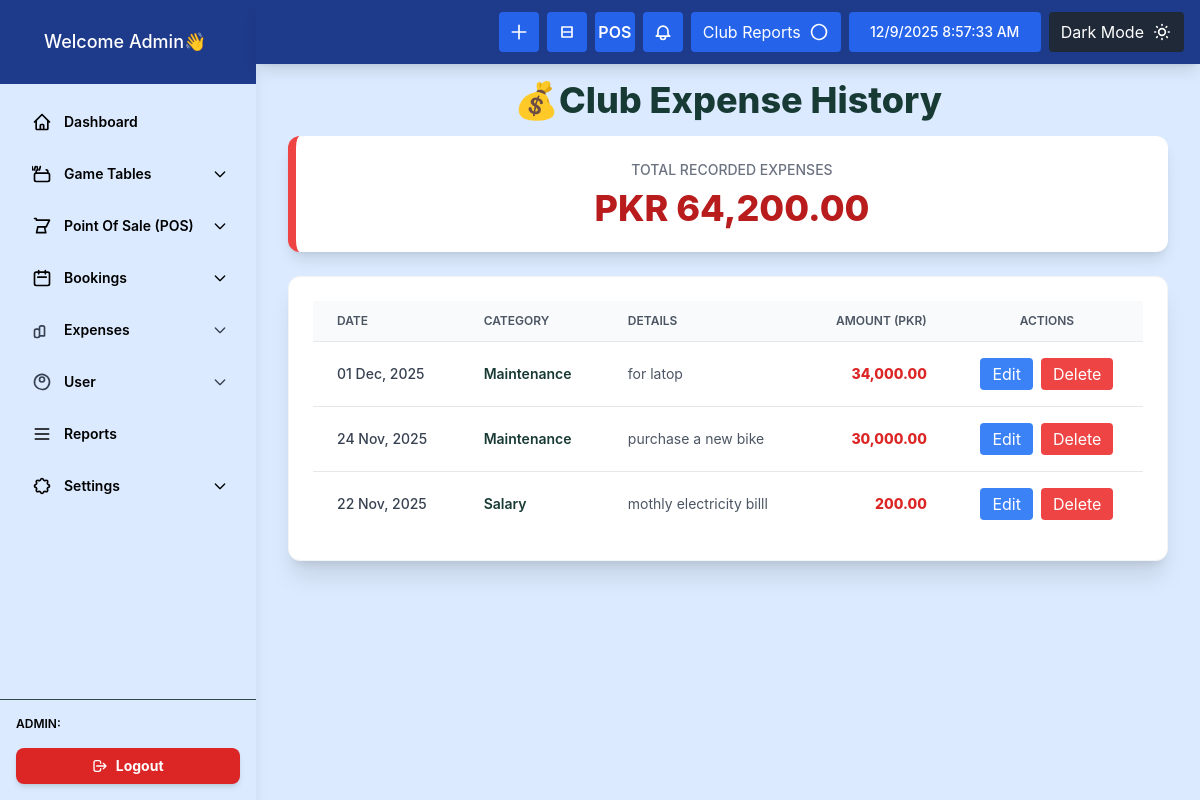
The page /list_expanse.php on the database its author committed.
### tables this page shows
CREATE TABLE `expanses` (
  `expanses_id` int(11) NOT NULL,
  `expanses_date` date NOT NULL,
  `category_id` int(11) NOT NULL,
  `details` varchar(255) DEFAULT NULL,
  `amount` decimal(10,2) NOT NULL,
  `created_at` timestamp NOT NULL DEFAULT current_timestamp()
);

CREATE TABLE `expanses_categories` (
  `category_id` int(11) NOT NULL,
  `category_name` varchar(100) NOT NULL
);

### list_expanse.php (the view, shortened to what this page needs)
<?php
include 'db.php';
$expanses_query = $conn->query("
    SELECT e.expanses_id, e.expanses_date, e.details, e.amount, ec.category_name
    FROM expanses e
    JOIN expanses_categories ec ON e.category_id = ec.category_id
    ORDER BY e.expanses_date DESC, e.expanses_id DESC
");
$all_expanses = $expanses_query ? $expanses_query->fetch_all(MYSQLI_ASSOC) : [];
$total_expenses_result = $conn->query("SELECT SUM(amount) AS total FROM expanses");
$total_expenses = $total_expenses_result ? $total_expenses_result->fetch_assoc()['total'] : 0;
?>
<!DOCTYPE html>
<html lang="en">
<head>
    <script src="https://cdn.tailwindcss.com"></script>
</head>
<body class="bg-blue-100 font-sans">
  <div class="flex min-h-screen">
    <?php include 'layout/sidebar.php'; ?>
    <main class="flex-1 ml-0 lg:ml-64 pt-20 p-8 main-content">
      <?php include "layout/header.php"; ?>
        <h1 class="text-4xl font-extrabold mb-4 text-snooker-green text-center">💰Club Expense History</h1>
        <div class="bg-white p-6 rounded-xl shadow-lg mb-6 border-l-8 border-red-500">
            <p class="text-sm text-gray-500 font-medium uppercase text-center">Total Recorded Expenses</p>
            <p class="text-4xl font-extrabold text-red-700 mt-2 text-center">PKR <?php echo number_format($total_expenses, 2); ?></p>
        </div>
        <div class="bg-white shadow-xl p-6 rounded-xl border border-gray-100">
            <table class="min-w-full divide-y divide-gray-200">
                <thead class="bg-gray-50">
                    <tr>
                        <th class="px-6 py-3 text-left text-xs font-semibold text-gray-600 uppercase">Date</th>
                        <th class="px-6 py-3 text-left text-xs font-semibold text-gray-600 uppercase">Category</th>
                        <th class="px-6 py-3 text-left text-xs font-semibold text-gray-600 uppercase">Details</th>
                        <th class="px-6 py-3 text-right text-xs font-semibold text-gray-600 uppercase">Amount (PKR)</th>
                        <th class="px-6 py-3 text-center text-xs font-semibold text-gray-600 uppercase">Actions</th>
                    </tr>
                </thead>
                <tbody class="bg-white divide-y divide-gray-200">
                <?php if(!empty($all_expanses)): ?>
                    <?php foreach($all_expanses as $expense): ?>
                        <tr class="hover:bg-gray-50 transition">
                            <td class="px-6 py-4 text-sm font-medium text-gray-700">
                                <?= date('d M, Y', strtotime($expense['expanses_date'])); ?>
                            </td>
                            <td class="px-6 py-4 text-sm font-semibold text-snooker-green">
                                <?= htmlspecialchars($expense['category_name']); ?>
                            </td>
                            <td class="px-6 py-4 text-sm text-gray-600">
                                <?= htmlspecialchars($expense['details'] ?: '-'); ?>
                            </td>
                            <td class="px-6 py-4 text-sm text-right font-extrabold text-red-600">
                                <?= number_format($expense['amount'], 2); ?>
                            </td>
                            <td class="px-6 py-4 text-center flex justify-center gap-2">
                                <button onclick="openModal(<?= $expense['expanses_id']; ?>)"
                                    class="px-3 py-1 bg-blue-500 text-white rounded hover:bg-blue-600 transition">
                                    Edit
                                </button>
                            <button onclick="deleteExpense(<?= $expense['expanses_id']; ?>)"
    class="px-3 py-1 bg-red-500 text-white rounded hover:bg-red-600 transition">
    Delete
</button>
                            </td>
                        </tr>
                    <?php endforeach; ?>
                <?php else: ?>
                    <tr><td colspan="5" class="px-6 py-4 text-center text-gray-500 italic">No expenses recorded yet.</td></tr>
                <?php endif; ?>
                </tbody>
            </table>
        </div>
    </main>
</div>
</body>
</html>

### layout/sidebar.php (shortened to what this page needs)
<aside id="sidebar"
 class="fixed top-0 left-0 w-64 h-screen bg-blue-100 text-black shadow-lg z-40
      flex flex-col transform -translate-x-full transition-transform duration-300 lg:translate-x-0">
    <div class="p-4 bg-blue-900">
        <h1 class="nav-link block px-4 py-3 rounded-lg text-lg font-medium
                        text-white  bg-none ">
            <i class="fas fa-home mr-3"></i> Welcome Admin👋 </h1>
    </div>
    <nav class="flex-grow overflow-y-auto p-4 space-y-2">
        <a href="./admin.php" class="sidebar-link  active text-black flex items-center
          p-3 text-sm font-semibold border-l-4 border-transparent hover:bg-blue-200">
            <svg class="w-5 h-5 mr-3" fill="none" stroke="currentColor" viewBox="0 0 24 24">
                <path stroke-linecap="round" stroke-linejoin="round" stroke-width="2"
                    d="M3 12l2-2m0 0l7-7 7 7M5 10v10a1 1 0 001 1h3m10-11l2 2m-2-2v10a1 1 0 01-1 1h-3m-6 0a1 1 0 001-1v-4a1 1 0 011-1h2a1 1 0 011 1v4a1 1 0 001 1m-6 0h6">
                </path>
            </svg>
            Dashboard
        </a>
        <div class="w-full">
            <button onclick="toggleDropdown('tablesMenu', 'tablesArrow')"
                class="w-full flex items-center text-black p-3 text-sm font-semibold border-l-4 border-transparent hover:bg-blue-200 transition">
                <svg class="w-5 h-5 mr-3" fill="none" stroke="currentColor" viewBox="0 0 24 24">
                    <path stroke-linecap="round" stroke-linejoin="round" stroke-width="2"
                        d="M19 11H5m14 0a2 2 0 012 2v6a2 2 0 01-2 2H5a2 2 0 01-2-2v-6a2 2 0 012-2m14 0V9a2 2 0 00-2-2M5 11V9a2 2 0 012-2m0 0l-1-4m3 4l1-4m-9 4l-1-4m3 4l1-4">
                    </path>
                </svg>
                Game Tables
                <svg id="tablesArrow" class="w-4 h-4 ml-auto transform transition-transform" fill="none"
                stroke="currentColor" viewBox="0 0 24 24">
                    <path stroke-linecap="round" stroke-linejoin="round" stroke-width="2"
                        d="M19 9l-7 7-7-7" />
                </svg>
            </button>
        </div>
        <div class="w-full">
            <button onclick="toggleDropdown('posMenu', 'posArrow')"
                class="w-full flex items-center text-black p-3 text-sm font-semibold border-l-4 border-transparent hover:bg-blue-200 transition">
                <svg class="w-5 h-5 mr-3" fill="none" stroke="currentColor" viewBox="0 0 24 24">
                    <path stroke-linecap="round" stroke-linejoin="round" stroke-width="2"
                        d="M3 3h2l.4 2M7 13h10l4-8H5.4M7 13l-1.5 7h11l-1.5-7M7 13h10">
                    </path>
                </svg>
                Point Of Sale (POS)
                <svg id="posArrow" class="w-4 h-4 ml-auto transform transition-transform" fill="none"
                stroke="currentColor" viewBox="0 0 24 24">
                <path stroke-linecap="round" stroke-linejoin="round" stroke-width="2"
                            d="M19 9l-7 7-7-7" />
                </svg>
            </button>
        </div>
        <div class="w-full">
            <button onclick="toggleDropdown('bookingsMenu', 'bookingsArrow2')"
                class="w-full flex items-center text-black p-3 text-sm font-semibold
              border-l-4 border-transparent hover:bg-blue-200">
                <svg class="w-5 h-5 mr-3" fill="none" stroke="currentColor" viewBox="0 0 24 24">
                    <path stroke-linecap="round" stroke-linejoin="round" stroke-width="2"
                        d="M8 7V3m8 4V3m-9 8h10M5 21h14a2 2 0 002-2V7a2 2 0 00-2-2H5a2 2 0 00-2 2v12a2 2 0 002 2z">
                    </path>
                </svg>
                Bookings
                <svg id="bookingsArrow2" class="w-4 h-4 ml-auto transform transition-transform" fill="none"
                stroke="currentColor" viewBox="0 0 24 24">
                    <path stroke-linecap="round" stroke-linejoin="round" stroke-width="2"
                        d="M19 9l-7 7-7-7" />
                </svg>
            </button>
        </div>
<div class="w-full">
  <button onclick="toggleDropdown('expanseMenu1', 'expanseArrow1')"
          class="w-full sidebar-link flex text-black items-center p-3 text-sm font-semibold
                 border-l-4 border-transparent hover:bg-blue-200">
    <svg class="w-5 h-5 mr-3 text-gray-700" fill="none" stroke="currentColor" viewBox="0 0 24 24">
      <path stroke-linecap="round" stroke-linejoin="round" stroke-width="2"
            d="M9 19v-6a2 2 0 00-2-2H5a2 2 0 00-2 2v6a2 2 0 002 2h2a2 2 0 002-2zm0 0V9a2 2 0 012-2h2a2 2 0 012 2v10m-6 0h6" />
    </svg>
    Expenses
    <svg id="expanseArrow1" class="w-4 h-4 ml-auto transform transition-transform text-gray-700" fill="none"
         stroke="currentColor" viewBox="0 0 24 24">
      <path stroke-linecap="round" stroke-linejoin="round" stroke-width="2"
            d="M19 9l-7 7-7-7" />
    </svg>
  </button>
</div>
<div class="w-full">
  <button onclick="toggleDropdown('expanseMenu2', 'expanseArrow2')"
          class="w-full sidebar-link flex text-black items-center p-3 text-sm font-semibold
                 border-l-4 border-transparent hover:bg-blue-200">
    <svg class="w-5 h-5 mr-3 text-gray-700" fill="none" stroke="currentColor" viewBox="0 0 24 24">
      <path stroke-linecap="round" stroke-linejoin="round" stroke-width="2"
            d="M5.121 17.804A9 9 0 1112 21a9 9 0 01-6.879-3.196zM12 12a3 3 0 100-6 3 3 0 000 6z" />
    </svg>
    User
    <svg id="expanseArrow2" class="w-4 h-4 ml-auto transform transition-transform text-gray-700" fill="none"
         stroke="currentColor" viewBox="0 0 24 24">
      <path stroke-linecap="round" stroke-linejoin="round" stroke-width="2"
            d="M19 9l-7 7-7-7" />
    </svg>
  </button>
</div>
        <a href="./report.php" class="sidebar-link flex items-center text-black p-3 text-sm
          font-semibold border-l-4 border-transparent hover:bg-blue-200">
            <svg class="w-5 h-5 mr-3" fill="none" stroke="currentColor" viewBox="0 0 24 24">
                <path stroke-linecap="round" stroke-linejoin="round" stroke-width="2" d="M4 6h16M4 12h16M4 18h16"></path>
            </svg>
            Reports
        </a>
<div>
    <button onclick="toggleDropdown('settingsMenu','settingsArrow')" class="w-full flex items-center p-3 text-sm font-semibold border-l-4 border-transparent hover:bg-blue-200">
        Settings
        <svg id="settingsArrow" class="w-4 h-4 ml-auto transform transition-transform" fill="none" stroke="currentColor" viewBox="0 0 24 24">
            <path stroke-linecap="round" stroke-linejoin="round" stroke-width="2" d="M19 9l-7 7-7-7"/>
        </svg>
    </button>
</div>
    </nav>
    <div class="p-4 border-t border-snooker-light flex-shrink-0">
        <p class="text-xs font-semibold text-black">ADMIN:</p>
        <a href="logout.php" title="are you want to logout" class="block w-full text-center bg-red-600 text-white px-4 py-2 text-sm font-bold mt-4 rounded-lg shadow-md hover:bg-red-700 transition transform hover:scale-[1.02]">
            <svg class="w-4 h-4 inline mr-1 -mt-0.5" fill="none"
             stroke="currentColor" viewBox="0 0 24 24"
             xmlns="http://www.w3.org/2000/svg">
            <path stroke-linecap="round" stroke-linejoin="round"
            stroke-width="2"
            d="M17 16l4-4m0 0l-4-4m4 4H7m6 4v1a3 3 0 01-3 3H6a3 3 0 01-3-3V7a3 3 0 013-3h4a3 3 0 013 3v1">
            </path></svg>
            Logout
        </a>
    </div>
</aside>

### layout/header.php (shortened to what this page needs)
      <header class="fixed top-0 left-0 lg:left-64 right-0 bg-blue-900 text-white h-16 flex items-center justify-between px-4 shadow-lg z-50 mb-6">
<div class="flex items-center space-x-2">
  <a href="./add_product.php"><button class="flex items-center justify-center w-10 h-10 bg-blue-600 hover:bg-blue-700 rounded transition">
    <svg xmlns="http://www.w3.org/2000/svg" class="w-5 h-5" fill="none" viewBox="0 0 24 24" stroke="currentColor">
      <path stroke-linecap="round" stroke-linejoin="round" stroke-width="2" d="M12 4v16m8-8H4"/>
    </svg>
  </button></a>
  <button id="calculatorBtn" class="flex items-center justify-center w-10 h-10 bg-blue-600 hover:bg-blue-700 rounded transition" title="Calculator">
    <svg xmlns="http://www.w3.org/2000/svg" class="w-5 h-5 group-hover:scale-110 transition-transform" fill="none" viewBox="0 0 24 24" stroke="currentColor">
      <path stroke-linecap="round" stroke-linejoin="round" stroke-width="2" d="M8 6h8M8 12h8M8 18h8M6 6v12h12V6H6z"/>
</svg>
  </button>
 <a href="./list_product.php"> <button class="flex items-center justify-center w-10 h-10 bg-blue-600 hover:bg-blue-700 rounded transition font-semibold text-white">
    POS
  </button></a>
  <button class="flex items-center justify-center w-10 h-10 bg-blue-600 hover:bg-blue-700 rounded transition">
    <svg xmlns="http://www.w3.org/2000/svg" class="w-5 h-5" fill="none" viewBox="0 0 24 24" stroke="currentColor">
      <path stroke-linecap="round" stroke-linejoin="round" stroke-width="2" d="M15 17h5l-1.405-1.405A2.032 2.032 0 0118 14V11a6 6 0 00-12 0v3c0 .538-.214 1.055-.595 1.595L4 17h5m6 0v1a3 3 0 11-6 0v-1m6 0H9"/>
    </svg>
  </button>
  <a href="./report.php"><button class="flex items-center justify-center w-auto px-3 h-10 bg-blue-600 hover:bg-blue-700 rounded transition text-white space-x-2">
    <span>Club Reports</span>
    <svg xmlns="http://www.w3.org/2000/svg" class="w-5 h-5" fill="none" viewBox="0 0 24 24" stroke="currentColor">
      <path stroke-linecap="round" stroke-linejoin="round" stroke-width="2" d="M5.121 17.804A9 9 0 1118.878 6.196 9 9 0 015.12 17.804z"/>
    </svg>
  </button></a>
<div id="current-time"
     class="flex items-center justify-center w-48 h-10 bg-blue-600 text-white rounded text-sm font-medium">
</div>
<button id="darkModeToggle"
    class="flex items-center justify-center w-auto px-3 h-10 bg-gray-800 hover:bg-gray-900 rounded transition text-white space-x-2">
    <span id="dmText">Dark Mode</span>
</button>
</div>
      </header>

### rows shown on the page
expanses: expanses_date "01 Dec, 2025", category.category_name "Maintenance", details "for latop", amount "34,000.00"
expanses: expanses_date "24 Nov, 2025", category.category_name "Maintenance", details "purchase a new bike", amount "30,000.00"
expanses: expanses_date "22 Nov, 2025", category.category_name "Salary", details "mothly electricity billl", amount "200.00"

### other values the page prints
$total_expenses "64,200.00"
